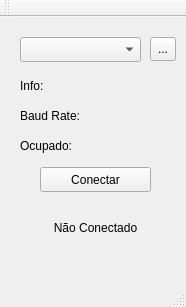
<?xml version="1.0" encoding="UTF-8"?>
<ui version="4.0">
 <class>SerialTool</class>
 <widget class="QMainWindow" name="SerialTool">
  <property name="geometry">
   <rect>
    <x>0</x>
    <y>0</y>
    <width>186</width>
    <height>307</height>
   </rect>
  </property>
  <widget class="QWidget" name="centralWidget">
   <widget class="QPushButton" name="connect_Button">
    <property name="geometry">
     <rect>
      <x>40</x>
      <y>150</y>
      <width>111</width>
      <height>25</height>
     </rect>
    </property>
    <property name="text">
     <string>Conectar</string>
    </property>
   </widget>
   <widget class="QComboBox" name="COM_comboBox">
    <property name="geometry">
     <rect>
      <x>20</x>
      <y>20</y>
      <width>121</width>
      <height>25</height>
     </rect>
    </property>
   </widget>
   <widget class="QToolButton" name="refresh_toolButton">
    <property name="geometry">
     <rect>
      <x>150</x>
      <y>20</y>
      <width>26</width>
      <height>24</height>
     </rect>
    </property>
    <property name="styleSheet">
     <string notr="true"/>
    </property>
    <property name="text">
     <string>...</string>
    </property>
   </widget>
   <widget class="QLabel" name="port_Label">
    <property name="geometry">
     <rect>
      <x>20</x>
      <y>60</y>
      <width>161</width>
      <height>17</height>
     </rect>
    </property>
    <property name="text">
     <string>Info: </string>
    </property>
   </widget>
   <widget class="QLabel" name="br_Label">
    <property name="geometry">
     <rect>
      <x>20</x>
      <y>90</y>
      <width>161</width>
      <height>17</height>
     </rect>
    </property>
    <property name="text">
     <string>Baud Rate:</string>
    </property>
   </widget>
   <widget class="QLabel" name="status_Label">
    <property name="geometry">
     <rect>
      <x>10</x>
      <y>180</y>
      <width>171</width>
      <height>61</height>
     </rect>
    </property>
    <property name="text">
     <string>Não Conectado</string>
    </property>
    <property name="alignment">
     <set>Qt::AlignCenter</set>
    </property>
   </widget>
   <widget class="QLabel" name="busy_Label">
    <property name="geometry">
     <rect>
      <x>20</x>
      <y>120</y>
      <width>151</width>
      <height>17</height>
     </rect>
    </property>
    <property name="text">
     <string>Ocupado: </string>
    </property>
   </widget>
  </widget>
  <widget class="QMenuBar" name="menuBar">
   <property name="geometry">
    <rect>
     <x>0</x>
     <y>0</y>
     <width>186</width>
     <height>22</height>
    </rect>
   </property>
  </widget>
  <widget class="QToolBar" name="mainToolBar">
   <attribute name="toolBarArea">
    <enum>TopToolBarArea</enum>
   </attribute>
   <attribute name="toolBarBreak">
    <bool>false</bool>
   </attribute>
  </widget>
  <widget class="QStatusBar" name="statusBar"/>
 </widget>
 <layoutdefault spacing="6" margin="11"/>
 <resources/>
 <connections/>
</ui>
